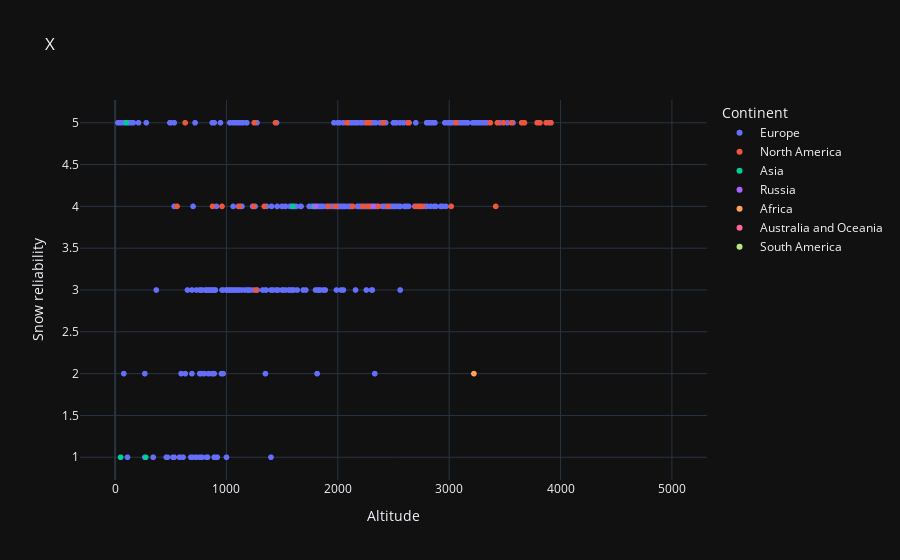

Notebook code for this chart:
### Code cell
px.scatter(ski_reliability, x = 'Altitude', y = 'Snow reliability ', title = 'X', template = 'plotly_dark', color= 'Continent' , hover_name= 'NameResort')

### Figure 1 — Plotly figure (JSON) as saved in the notebook; plotly's stock layout.template omitted (floating-point values rounded to 4 significant figures; data arrays with more than 128 entries replaced by an {"elided": "..."} marker saying what was removed)
{"data": [{"hovertemplate": "<b>%{hovertext}</b><br><br>Continent=Europe<br>Altitude=%{x}<br>Snow reliability =%{y}<extra></extra>", "hovertext": {"elided": "3571 str values"}, "legendgroup": "Europe", "marker": {"color": "#636efa", "symbol": "circle"}, "mode": "markers", "name": "Europe", "showlegend": true, "type": "scattergl", "x": {"elided": "3571 int values"}, "xaxis": "x", "y": {"elided": "3571 int values"}, "yaxis": "y"}, {"hovertemplate": "<b>%{hovertext}</b><br><br>Continent=North America<br>Altitude=%{x}<br>Snow reliability =%{y}<extra></extra>", "hovertext": {"elided": "822 str values"}, "legendgroup": "North America", "marker": {"color": "#EF553B", "symbol": "circle"}, "mode": "markers", "name": "North America", "showlegend": true, "type": "scattergl", "x": {"elided": "822 int values"}, "xaxis": "x", "y": {"elided": "822 int values"}, "yaxis": "y"}, {"hovertemplate": "<b>%{hovertext}</b><br><br>Continent=Asia<br>Altitude=%{x}<br>Snow reliability =%{y}<extra></extra>", "hovertext": {"elided": "910 str values"}, "legendgroup": "Asia", "marker": {"color": "#00cc96", "symbol": "circle"}, "mode": "markers", "name": "Asia", "showlegend": true, "type": "scattergl", "x": {"elided": "910 int values"}, "xaxis": "x", "y": {"elided": "910 int values"}, "yaxis": "y"}, {"hovertemplate": "<b>%{hovertext}</b><br><br>Continent=Russia<br>Altitude=%{x}<br>Snow reliability =%{y}<extra></extra>", "hovertext": [". Gazprom Mountain Resort", " Rosa Khutor", "alpika-service", "gorky-gorod", "lagonaki-planned", "arkhyz", "mt-elbrus", "mt-cheget", "dombai", "mamison-planned", "matlas-planned", "mount-elbrus-bezengi-planned", "tsey", "big-wood", "kolasportland", "igora", "kukisvumchorr", "mount-sparrow-apatity", "ohta-park", "salma-alpine-ski-centre", "tyytari-park-retselya", "yucca-park", "abzakovo", "khakaborazi-planned", "kush-tau", "magnitogorsk", "mratkino-beloretsk", "ski-komplex-sok-krasnaya-glinka", "adzhigardak", "belaya-hill", "euroasia", "gora-ezhovaya-kirovgrad", "solnechnaya-dolina-miass-chelyabinsk-sun-valley", "uktus-mountain-ekaterinburg", "wolf-mountain-volchikha-rewda", "zavjalikha", "baikalsk-sobolinaya", "belokuricha", "belokurikha", "gladenkaya-sajanagorsk", "log-ski-resort-bobrovy", "pri-freeride-company-priiskovy", "sheregesh-kemerovo", "gorny-vozdukh", "kamchatka", "yuzhno-sakhalinsk", "novo-peredelkino-moscow", "ski-center-snezhny-kupol-moscow", "snow-dome-snej", "sorochany-kurovo", "stepanovo", "the-little-star-ski-club-moscow", "tjagatschev-moscow", "tyagatchevs-mountain-shukolovo", "volen", "vorobyovy-gory-moscow", "yakhroma-park"], "legendgroup": "Russia", "marker": {"color": "#ab63fa", "symbol": "circle"}, "mode": "markers", "name": "Russia", "showlegend": true, "type": "scattergl", "x": [1800, 2320, 2228, 2300, 0, 2240, 3840, 3260, 3134, 0, 0, 0, 2380, 1047, 910, 170, 890, 280, 100, 360, 170, 83, 1170, 0, 370, 943, 806, 270, 1104, 710, 597, 525, 575, 322, 526, 840, 1004, 778, 775, 1730, 517, 1637, 1270, 590, 3000, 260, 260, 0, 185, 190, 230, 0, 0, 200, 190, 193, 190], "xaxis": "x", "y": [4, 4, null, null, null, null, null, null, null, null, null, null, null, null, null, null, null, null, null, null, null, null, null, null, null, null, null, null, null, null, null, null, null, null, null, null, null, null, null, null, null, null, null, null, null, null, null, null, null, null, null, null, null, null, null, null, null], "yaxis": "y"}, {"hovertemplate": "<b>%{hovertext}</b><br><br>Continent=Africa<br>Altitude=%{x}<br>Snow reliability =%{y}<extra></extra>", "hovertext": ["afriski-mountain-resort", "azrou", "djebel-bou-iblane", "hoher-atlas", "jbel-hebri", "michlifen", "oukaimeden", "rif-gebirge", "chrea", "matroosberg", "snowfun-cape-town-planned", "tiffindell", "ski-egypt", "ski-namibia"], "legendgroup": "Africa", "marker": {"color": "#FFA15A", "symbol": "circle"}, "mode": "markers", "name": "Africa", "showlegend": true, "type": "scattergl", "x": [3222, 2000, 0, 0, 2090, 2060, 3268, 0, 1550, 2132, 0, 2930, 180, 140], "xaxis": "x", "y": [2, null, null, null, null, null, null, null, null, null, null, null, null, null], "yaxis": "y"}, {"hovertemplate": "<b>%{hovertext}</b><br><br>Continent=Australia and Oceania<br>Altitude=%{x}<br>Snow reliability =%{y}<extra></extra>", "hovertext": ["alpine-heliski", "awakino", "back-country", "ben-ohau-heli-skiing", "broken-river-ski-field", "cardrona", "central-north", "coronet-peak", "craigieburn", "fox-glacier", "fox-peak", "hanmer-springs", "harris-mountains", "manganui-mount-taranaki", "methven-heliski", "mount-cheeseman", "mount-cook", "mount-olympus", "mount-potts", "mt-dobson", "mt-hutt", "mt-hutt-helicopters", "mt-lyford", "ohau", "porters", "queenstown-heliski", "rainbow-valley", "roaring-meg-resort-planned", "roundhill-lake-tekapo", "snow-planet-silverdale", "soho-basin", "southern-lakes", "tasman-glacier", "temple-basin", "the-remarkables", "treble-cone", "tukino", "turoa", "whakapapa", "wilderness", "ben-lomond", "charlotte-pass", "corin-forest", "dingo-dell", "dinner-plain", "falls-creek", "hotham-365", "mount-baw-baw", "mount-hotham", "mount-mawson", "mt-buller", "perisher", "selwyn-snowfields", "snow-park-perth-planned", "thredbo"], "legendgroup": "Australia and Oceania", "marker": {"color": "#FF6692", "symbol": "circle"}, "mode": "markers", "name": "Australia and Oceania", "showlegend": true, "type": "scattergl", "x": [2300, 1737, 0, 0, 1820, 1860, 0, 1649, 1811, 0, 1910, 1769, 0, 1680, 2500, 1840, 0, 1880, 0, 2046, 2086, 0, 1750, 1825, 1980, 0, 1758, 0, 2133, 35, 1925, 0, 0, 1753, 1943, 1960, 2000, 2322, 2300, 2600, 1572, 1954, 1217, 1500, 1535, 1780, 1645, 1560, 1845, 1300, 1790, 2034, 1614, 0, 2037], "xaxis": "x", "y": [null, null, null, null, null, null, null, null, null, null, null, null, null, null, null, null, null, null, null, null, null, null, null, null, null, null, null, null, null, null, null, null, null, null, null, null, null, null, null, null, null, null, null, null, null, null, null, null, null, null, null, null, null, null, null], "yaxis": "y"}, {"hovertemplate": "<b>%{hovertext}</b><br><br>Continent=South America<br>Altitude=%{x}<br>Snow reliability =%{y}<extra></extra>", "hovertext": ["antillanca", "antuco-ski-center", "arpa-snowcats-los-andes", "cerro-mirador-punta-arenas", "chapa-verde", "corralco", "el-coloradofarellones", "el-fraile", "la-parva", "lagunillas", "las-araucariasllaima-vilcun", "nevados-de-chillan", "osorno", "portillo", "powder-south-heliski", "valle-hermoso", "valle-nevado", "villarrica-pucon", "batea-mahuida", "catedral-alta-patagonia", "caviahue", "centro-francisco-jerman", "cerro-bayo", "cerro-castor", "cerro-perito-moreno-el-bolson-laderas", "cerro-wayle", "chapelco", "el-calafate", "glaciar-martial", "la-hoya", "las-lenas", "los-penitentes", "los-puquios", "primeros-pinos", "valdelen", "vallecitos", "winter-park-bariloche-piedras-blancas", "huascaran-pasto-ruri", "ski-mountain-park-sao-roque", "snowland-gramado"], "legendgroup": "South America", "marker": {"color": "#B6E880", "symbol": "circle"}, "mode": "markers", "name": "South America", "showlegend": true, "type": "scattergl", "x": [1540, 1850, 3740, 600, 3050, 2400, 3333, 1280, 3574, 2550, 1942, 2700, 1760, 3310, 4500, 1655, 3670, 2100, 1740, 2180, 2958, 0, 1730, 1057, 2216, 2550, 1970, 976, 520, 2075, 3430, 3194, 2985, 1630, 850, 3650, 1195, 4800, 1230, 780], "xaxis": "x", "y": [null, null, null, null, null, null, null, null, null, null, null, null, null, null, null, null, null, null, null, null, null, null, null, null, null, null, null, null, null, null, null, null, null, null, null, null, null, null, null, null], "yaxis": "y"}], "layout": {"legend": {"title": {"text": "Continent"}, "tracegroupgap": 0}, "title": {"text": "X"}, "xaxis": {"anchor": "y", "domain": [0, 1], "title": {"text": "Altitude"}}, "yaxis": {"anchor": "x", "domain": [0, 1], "title": {"text": "Snow reliability "}}}}
